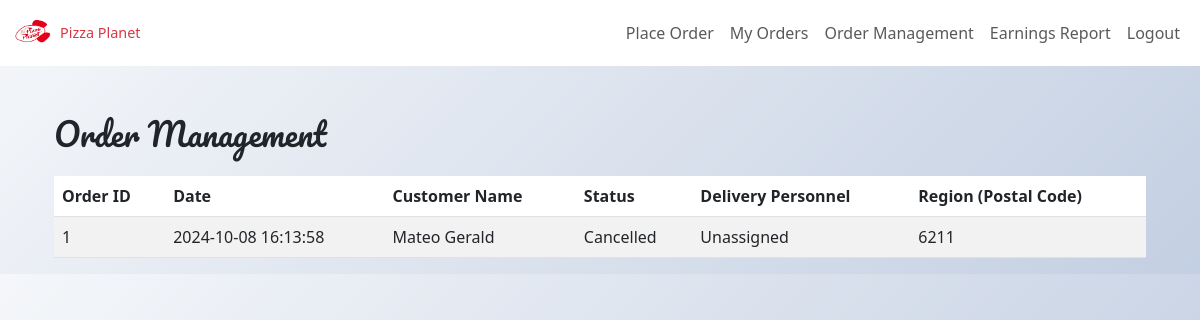
The page /order_management (signed in) on the database as committed earlier.
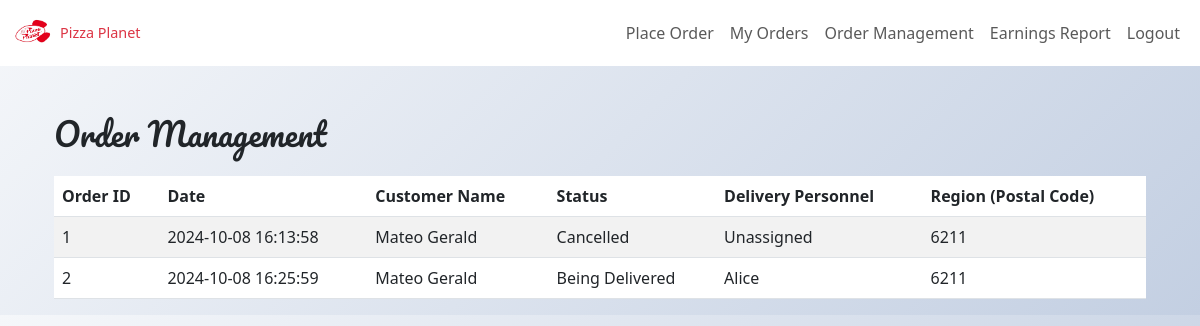
The same page on the database as committed later.
### models.py (models this page shows, shortened)
class Order(db.Model):
    __tablename__ = 'Order'
    id = Column(Integer, primary_key=True, autoincrement=True)
    customer_id = Column(Integer, ForeignKey('Customer.id'), nullable=False)
    order_date = Column(DateTime, default=datetime.now, nullable=False)
    delivery_time = Column(DateTime)
    total_price = Column(DECIMAL(10, 2), nullable=False)
    discount_percentage = Column(DECIMAL(5, 2), default=Decimal('0.00'))
    status = Column(Enum(OrderStatusEnum), nullable=False, default=OrderStatusEnum.Pending)
    is_cancelled = Column(Boolean, default=False)
    cancellation_time = Column(DateTime)
    customer = relationship('Customer', back_populates='orders')
    order_items = relationship('OrderItem', back_populates='order', cascade='all, delete-orphan')
    delivery = relationship('Delivery', back_populates='order', uselist=False)
    status_history = relationship('OrderStatusHistory', back_populates='order')

class Customer(UserMixin, db.Model):  # Inherit from UserMixin
    __tablename__ = 'Customer'
    id = Column(Integer, primary_key=True, autoincrement=True)
    name = Column(String(50), nullable=False)
    gender = Column(Enum(GenderEnum), nullable=False)
    birthdate = Column(Date, nullable=False)
    phone = Column(String(15), nullable=False)
    address = Column(Text, nullable=False)
    postal_code = Column(String(10), nullable=False)
    email = Column(String(100), unique=True, nullable=False)
    password = Column(String(255), nullable=False)  # Store hashed passwords
    total_pizzas_ordered = Column(Integer, default=0)
    birthday_pizza_claimed = Column(Boolean, default=False)
    is_admin = Column(Boolean, default=False)
    orders = relationship('Order', back_populates='customer')
    discount_code_usages = relationship('DiscountCodeUsage', back_populates='customer')

class DeliveryPersonnel(db.Model):
    __tablename__ = 'DeliveryPersonnel'
    id = Column(Integer, primary_key=True, autoincrement=True)
    name = Column(String(50), nullable=False)
    phone = Column(String(15), nullable=False)
    postal_code = Column(String(10), nullable=True)  # Changed nullable to True
    is_available = Column(Boolean, default=True)
    last_delivery_time = Column(DateTime)
    deliveries = relationship('Delivery', back_populates='delivery_personnel')

### routes.py (the view)
    @app.route('/order_management', methods=['GET'])
    @login_required
    def order_management():
        from setup.extensions import db
        if not current_user.is_admin:
            flash('You do not have permission to access this page.', 'danger')
            return redirect(url_for('order'))  # Redirect to order page or any other appropriate page
        orders = db.session.query(
            Order.id.label('order_id'),
            Order.order_date,
            Customer.name.label('customer_name'),
            Order.status,
            DeliveryPersonnel.name.label('delivery_personnel_name'),
            Customer.postal_code
        ).join(Customer).outerjoin(Order.delivery).outerjoin(DeliveryPersonnel).all()
        return render_template('order_management.html', orders=orders)

### app.py (called while the page is built)
@login_manager.user_loader
def load_user(user_id):
    return db.session.get(Customer, int(user_id))

### templates/order_management.html
{% extends 'base.html' %}
{% block content %}
<div class="container mt-5">
    <h2>Order Management</h2>
    {% if orders %}
        <table class="table table-striped mt-4">
            <thead>
                <tr>
                    <th>Order ID</th>
                    <th>Date</th>
                    <th>Customer Name</th>
                    <th>Status</th>
                    <th>Delivery Personnel</th>
                    <th>Region (Postal Code)</th>
                </tr>
            </thead>
            <tbody>
                {% for order in orders %}
                <tr>
                    <td>{{ order.order_id }}</td>
                    <td>{{ order.order_date.strftime('%Y-%m-%d %H:%M:%S') }}</td>
                    <td>{{ order.customer_name }}</td>
                    <td>{{ order.status.value }}</td>
                    <td>{{ order.delivery_personnel_name if order.delivery_personnel_name else 'Unassigned' }}</td>
                    <td>{{ order.postal_code }}</td>
                </tr>
                {% endfor %}
            </tbody>
        </table>
    {% else %}
        <p>No orders found.</p>
    {% endif %}
</div>
{% endblock %}

### templates/base.html (shortened to what this page needs)
<!DOCTYPE html>
<html lang="en">
<head>
    <link href="https://cdn.jsdelivr.net/npm/bootstrap@5.3.0/dist/css/bootstrap.min.css" rel="stylesheet">
    <link rel="stylesheet" href="{{ url_for('static', filename='css/styles.css') }}">
    <link href="https://stackpath.bootstrapcdn.com/bootstrap/5.3.0/css/bootstrap.min.css" rel="stylesheet">
    <link rel="stylesheet" href="https://cdnjs.cloudflare.com/ajax/libs/font-awesome/6.0.0-beta3/css/all.min.css">
    <link href="https://cdnjs.cloudflare.com/ajax/libs/bootstrap-icons/1.8.1/font/bootstrap-icons.min.css" rel="stylesheet">
</head>
<body>
    <nav class="navbar navbar-expand-lg navbar-light bg-white">
        <div class="container-fluid">
            <a class="navbar-brand mx-auto d-flex align-items-center" href="{{ url_for('index') }}">
                <img src="{{ url_for('static', filename='images/logo.png') }}" alt="Pizza Planet Logo" width="40" height="40" class="d-inline-block align-text-top me-2">
                <span class="brand-name text-danger">Pizza Planet</span>
            </a>
            <div class="collapse navbar-collapse" id="navbarNav">
                <ul class="navbar-nav ms-auto">
                    {% if current_user.is_authenticated %}
                        <li class="nav-item">
                            <a class="nav-link" href="{{ url_for('menu') }}">Place Order</a>
                        </li>
                        <li class="nav-item">
                            <a class="nav-link" href="{{ url_for('my_orders') }}">My Orders</a>
                        </li>
                        {% if current_user.is_admin %}
                            <li class="nav-item">
                                <a class="nav-link" href="{{ url_for('order_management') }}">Order Management</a>
                            </li>
                            <li class="nav-item">
                                <a class="nav-link" href="{{ url_for('earnings_report') }}">Earnings Report</a>
                            </li>
                        {% endif %}
                        <li class="nav-item">
                            <a class="nav-link" href="{{ url_for('logout') }}">Logout</a>
                        </li>
                    {% endif %}
                </ul>
            </div>
        </div>
    </nav>
    <div class="container mt-4">
        {% block content %}{% endblock %}
    </div>
</body>
</html>

### static/css/styles.css (style rules this page uses)
body { font-family: 'Roboto', sans-serif; background-color: #f8f9fa; }
.navbar-brand img { max-width: 100%; height: auto; }
body { background: linear-gradient(135deg, #f5f7fa 0%, #c3cfe2 100%); }
.text-danger { font-size: 0.9rem; }
h2 { font-family: 'Pacifico', cursive; color: #c82333; }
a { color: #c82333; transition: color 0.3s; }

Rows that differ between the two databases and show on the page:
added Order: order_id "2", order_date "2024-10-08 16:25:59", customer_name "Mateo Gerald", status.value "Being Delivered", name "Alice", postal_code "6211"
